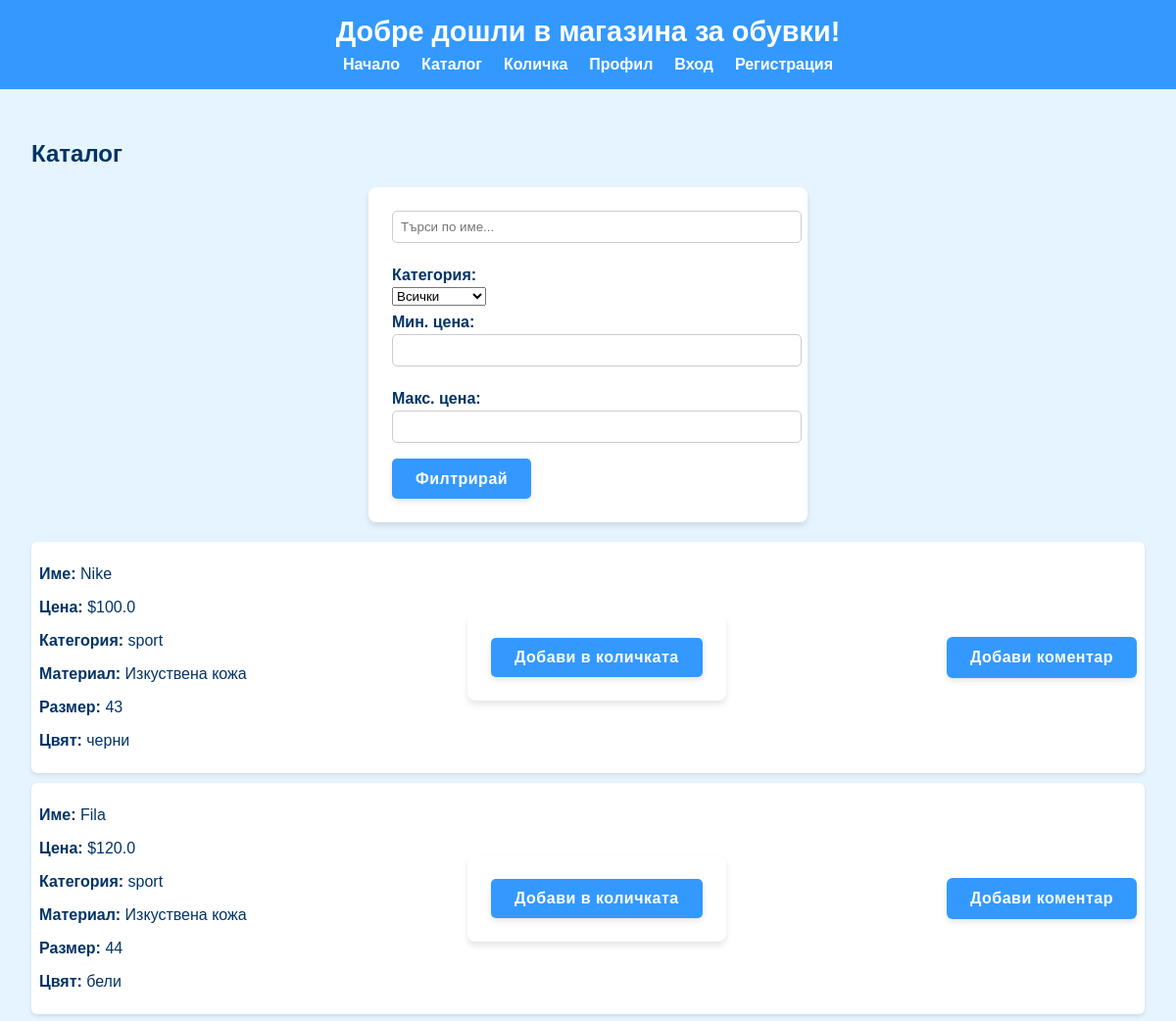
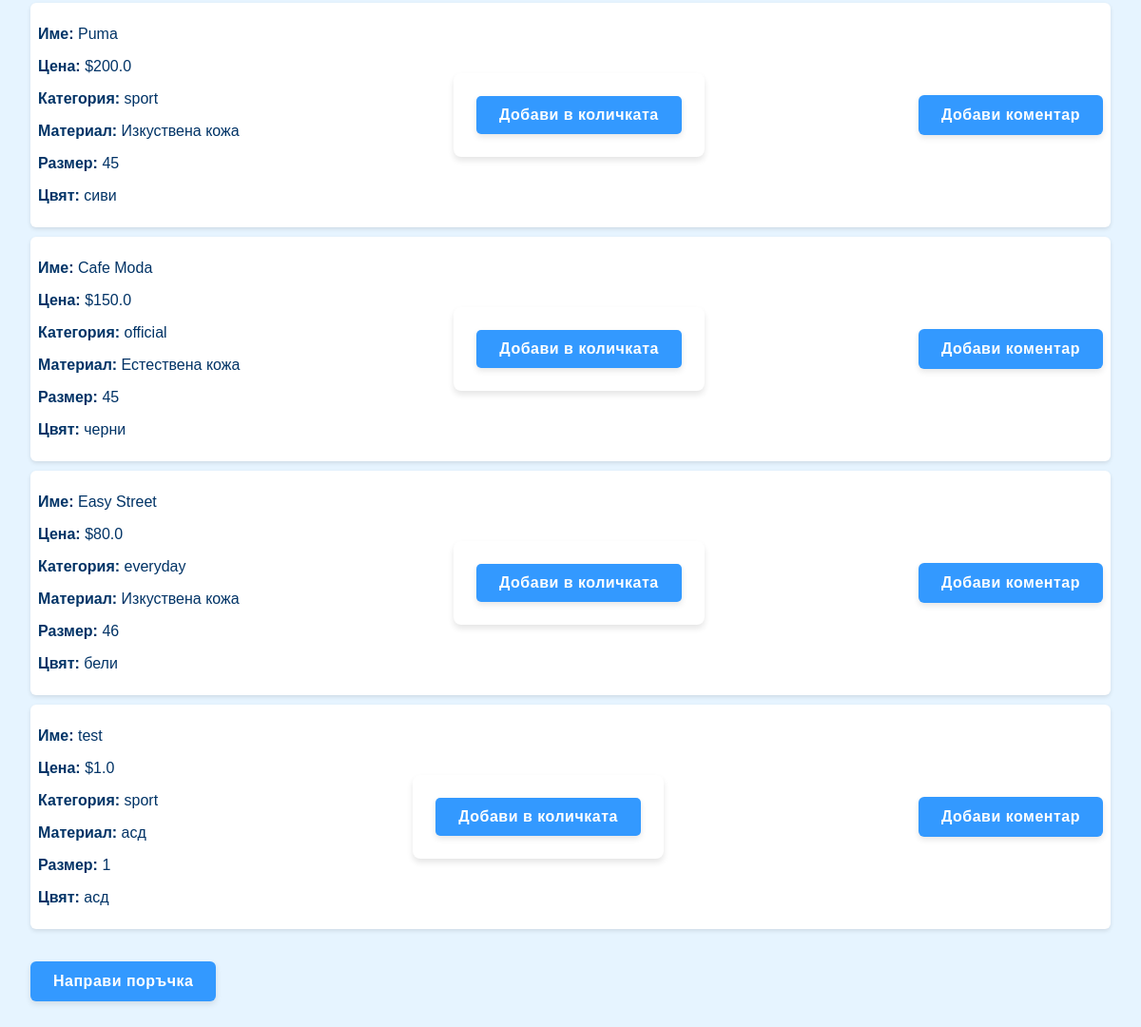
Page /catalog/ on the committed database (2 pictures, top to bottom).
### models.py (models this page shows, shortened)
class Shoe(db.Model):
    __tablename__ = "shoes"
    id = db.Column(db.Integer, primary_key=True)
    name = db.Column(db.String(100), nullable=False)
    price = db.Column(db.Float, nullable=False)
    material = db.Column(db.String(100), nullable=False)
    size = db.Column(db.Integer, nullable=False)
    color = db.Column(db.String(100), nullable=False)
    category = db.Column(db.String(50), nullable=False)
    type = db.Column(db.String(50))
    __mapper_args__ = {
        "polymorphic_identity": "shoe",
        "polymorphic_on": type
    }

class EverydayShoes(Shoe):
    __mapper_args__ = {"polymorphic_identity": "everyday"}

### controllers/catalog_controller.py (the view)
@catalog_bp.route('/')
def catalog_list():
    query = request.args.get("q", "").lower()
    category = request.args.get("category", "")
    min_price = request.args.get("min_price", type=float)
    max_price = request.args.get("max_price", type=float)
    shoes = catalog_service.get_all_shoes()
    if query:
        shoes = [s for s in shoes if query in s.name.lower()]
    if category:
        shoes = [s for s in shoes if getattr(s, "category", "") == category]
    if min_price is not None:
        shoes = [s for s in shoes if s.price >= min_price]
    if max_price is not None:
        shoes = [s for s in shoes if s.price <= max_price]
    return render_template(
        "catalog.html",
        shoes=shoes,
        query=query,
        category=category,
        min_price=min_price,
        max_price=max_price
    )

### app.py (called while the page is built, shortened)
@app.before_request
def restrict_admin_pages():
    if request.path.startswith("/admin"):
        if session.get("role") != "admin":
            flash("Нямате достъп до админ панела.", "error")
            return redirect(url_for("index"))

@app.before_request
def setup_database():
    db.create_all()
    if not User.query.filter_by(username="admin").first():
        hashed_password = generate_password_hash("admin123")
        admin_user = User(username="admin", email="admin@admin.com", password=hashed_password, role="admin")
        db.session.add(admin_user)
        db.session.commit()

### services/catalog_service.py (called while the page is built)
def get_all_shoes():
    return Shoe.query.all()

### templates/catalog.html (shortened to what this page needs)
{% extends "base.html" %}
{% block content %}
<h2>Каталог</h2>
<form method="get" action="{{ url_for('catalog.catalog_list') }}" style="margin-bottom: 20px;">
    <input type="text" name="q" placeholder="Търси по име..." value="{{ query }}">
    <label for="category">Категория:</label>
    <select name="category">
        <option value="">Всички</option>
    </select>
    <label for="min_price">Мин. цена:</label>
    <input type="number" step="0.01" name="min_price" value="{{ min_price if min_price is not none else '' }}">
    <label for="max_price">Макс. цена:</label>
    <input type="number" step="0.01" name="max_price" value="{{ max_price if max_price is not none else '' }}">
    <button type="submit">Филтрирай</button>
</form>
<ul style="list-style: none; padding: 0;">
    {% for shoe in shoes %}
    <li style="display: flex; justify-content: space-between; align-items: center; margin-bottom: 10px; padding: 8px; background: #fff; border-radius: 6px; box-shadow: 0 2px 4px rgba(0,0,0,0.1);">
  <div id="details-{{ shoe.id }}" class="hidden mt-3 border-t pt-3 text-gray-700">
    <p><strong>Име:</strong> {{ shoe.name }}</p>
    <p><strong>Цена:</strong> ${{ shoe.price }}</p>
    <p><strong>Категория:</strong> {{ shoe.category }}</p>
    <p><strong>Материал:</strong> {{ shoe.material or "Няма данни." }}</p>
    <p><strong>Размер:</strong> {{ shoe.size or "Няма налични." }}</p>
      <p><strong>Цвят:</strong> {{ shoe.color or "Няма данни" }}</p>
  </div>
        <form method="post" action="{{ url_for('cart.add_to_cart', shoe_id=shoe.id) }}">
            <button type="submit">Добави в количката</button>
        </form>
    <a href="{{ url_for('comment.add_comment') }}"><button>Добави коментар</button></a>
    {% endfor %}
</ul>
<br>
<a href="{{ url_for('order.create_order') }}">
    <button>Направи поръчка</button>
</a>
{% endblock %}

### templates/base.html (shortened to what this page needs)
<!DOCTYPE html>
<html lang="bg">
<head>
    <link rel="stylesheet" href="{{ url_for('static', filename='styles.css') }}">
</head>
<body>
    <header>
        <h1>Добре дошли в магазина за обувки!</h1>
        <nav>
            <a href="{{ url_for('index') }}">Начало</a>
            <a href="{{ url_for('catalog.catalog_list') }}">Каталог</a>
            <a href="{{ url_for('cart.view_cart') }}">Количка</a>
            <a href="{{ url_for('auth.profile') }}">Профил</a>
            {% if session.get('username') %}
                <span>Здравей, {{ session.get('username') }}</span>
                {% if session.get('role') == 'admin' %}
                    <a href="{{ url_for('admin.manage_shoes') }}">Админ</a>
                    <a href="{{ url_for('auth.pending_images') }}">Неодобрени снимки</a>
                {% endif %}
                <a href="{{ url_for('auth.logout') }}">Излез от профила</a>
            {% else %}
                <a href="{{ url_for('auth.login') }}">Вход</a>
                <a href="{{ url_for('auth.register') }}">Регистрация</a>
            {% endif %}
        </nav>
    </header>
    <main>
        {% block content %}{% endblock %}
    </main>
</body>
</html>

### static/styles.css (style rules this page uses)
:root { --primary-color: #e6f4ff; --secondary-color: #3399ff; --text-color: #003366; }
body { font-family: Arial, sans-serif; margin: 0; background-color: var(--primary-color); color: var(--text-color); }
header { background: var(--secondary-color); padding: 1rem; text-align: center; color: white; }
header h1 { margin: 0; font-size: 1.8rem; }
nav { margin-top: 0.5rem; }
nav a { color: white; text-decoration: none; margin: 0 10px; font-weight: bold; }
main { padding: 2rem; min-height: 70vh; }
form { background: white; padding: 1.5rem; border-radius: 8px; max-width: 400px; margin: auto; box-shadow: 0 4px 6px rgba(0,0,0,0.1); }
form label { display: block; margin: 0.5rem 0 0.2rem; font-weight: bold; }
form input { width: 100%; padding: 0.5rem; margin-bottom: 1rem; border: 1px solid #ccc; border-radius: 5px; }
form button { background: var(--secondary-color); color: white; border: none; padding: 0.7rem 1.5rem; border-radius: 5px; cursor: pointer; }
button { background-color: var(--secondary-color); color: white; border: none; padding: 0.75rem 1.5rem; border-radius: 6px; font-size: 1rem; font-weight: bold; letter-spacing: 0.5px; cursor: pointer; transition: all 0.3s ease; box-shadow: 0 3px 6px rgba(0,0,0,0.1); }

### templates/base.html (style rules this page uses)
nav { display: flex; align-items: center; gap: 10px; justify-content: center; }
nav a, nav span { color: white; text-decoration: none; margin: 0 6px; font-weight: bold; }

### rows in the picture
EverydayShoes: name "Nike", price "100.0", category "sport", material "Изкуствена кожа", size "43", color "черни"
EverydayShoes: name "Fila", price "120.0", category "sport", material "Изкуствена кожа", size "44", color "бели"
EverydayShoes: name "Puma", price "200.0", category "sport", material "Изкуствена кожа", size "45", color "сиви"
EverydayShoes: name "Cafe Moda", price "150.0", category "official", material "Естествена кожа", size "45", color "черни"
EverydayShoes: name "Easy Street", price "80.0", category "everyday", material "Изкуствена кожа", size "46", color "бели"
EverydayShoes: name "test", price "1.0", category "sport", material "асд", size "1", color "асд"
